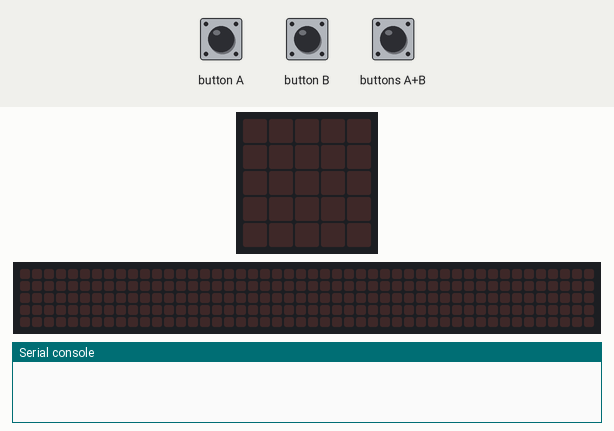
Recording of a program running on a simulated BBC micro:bit (MakeCode). Parts: the board's 5×5 LED display, a strip that is not on the board, showing the scrolling text unrolled, the last lines printed to the serial console. The inputs (shaded band) are chosen by the test bench. Random numbers come from a fixed seed; the 48×5 strip is a reading aid, not a part: it shows the text the display is scrolling, unrolled, one strip-width of it at a time.

Above: at 1.2 s.
1.3 s: buttons A+B pressed for 0.15 s
At 2.6 s:
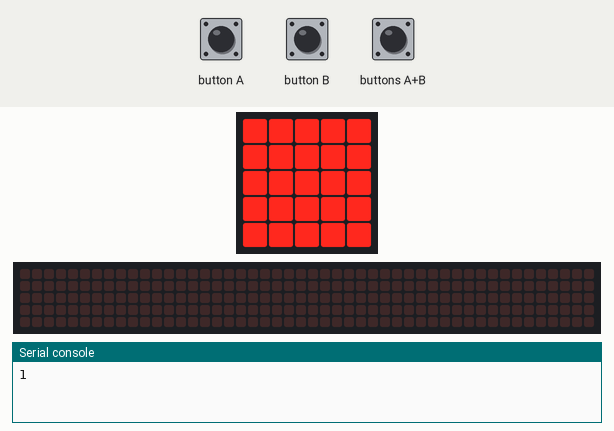
2.9 s: button A pressed for 0.15 s
At 3.2 s:
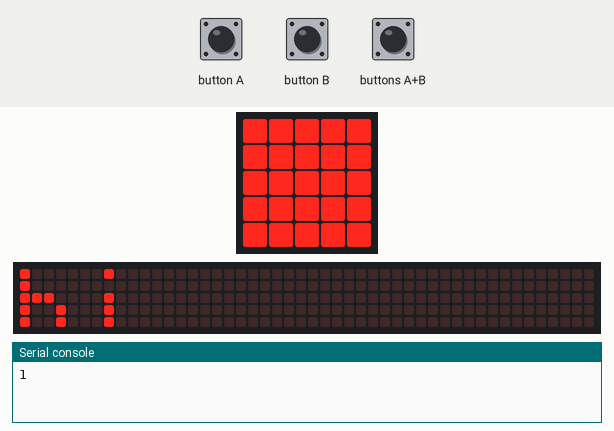
At 5.6 s:
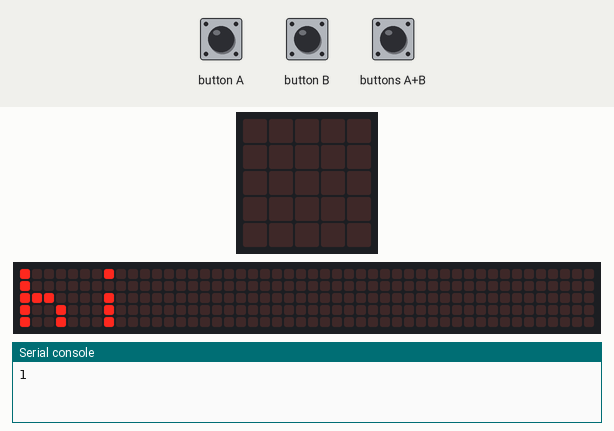
5.9 s: buttons A+B pressed for 1 s
Timing chart, 0 to 8.9 s (numbered marks = the images above; inputs shaded):
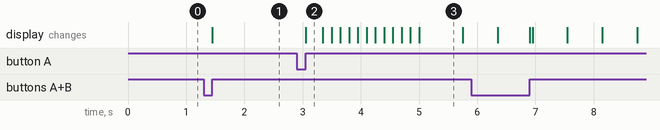

The program:

main.ts
```typescript
let 반복 = 0
input.onButtonPressed(Button.A, function () {
    basic.showString("hi")
    for (let index = 0; index < 20103012301; index++) {
        led.setDisplayMode(DisplayMode.BlackAndWhite)
        basic.showArrow(ArrowNames.North)
        basic.showArrow(ArrowNames.East)
        basic.showArrow(ArrowNames.South)
        basic.showArrow(ArrowNames.West)
    }
})
input.onGesture(Gesture.FreeFall, function () {
    basic.showArrow(ArrowNames.South)
})
input.onButtonPressed(Button.AB, function () {
    led.plotBarGraph(
    1,
    0
    )
})
input.onButtonPressed(Button.B, function () {
    basic.showString("direction")
    반복 = randint(0, 7)
    if (반복 == 0) {
        basic.showArrow(ArrowNames.North)
    } else if (반복 == 1) {
        basic.showArrow(ArrowNames.NorthEast)
    } else if (반복 == 2) {
        basic.showArrow(ArrowNames.East)
    } else if (반복 == 3) {
        basic.showArrow(ArrowNames.SouthEast)
    } else if (반복 == 4) {
        basic.showArrow(ArrowNames.South)
    } else if (반복 == 5) {
        basic.showArrow(ArrowNames.SouthWest)
    } else if (반복 == 6) {
        basic.showArrow(ArrowNames.West)
    } else if (반복 == 7) {
        basic.showArrow(ArrowNames.NorthWest)
    }
})
```

test.ts
```typescript
// 테스트는 여기로 이동합니다; 이 패키지가 확장으로 사용될 때 컴파일되지 않을 것 입니다.
```

Measured:
- after the input at 1.3 s, the display: changes after 0.15 s (image 1)
- after the input at 2.9 s, the display: changes after 0.15 s (image 2)
- what the display in image 3 shows lasts 0.8 s, from 5.0 s to 5.8 s
